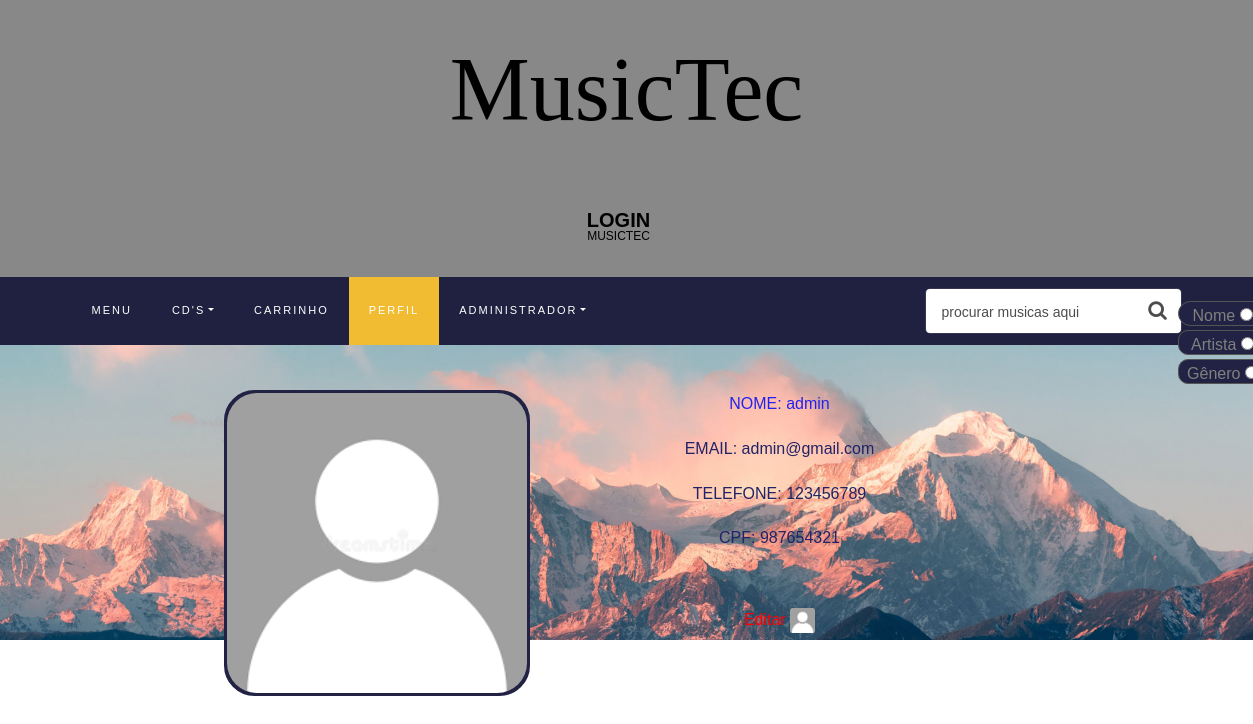
The app's page /perfil.php (signed in) with its own data.
### tables this page shows
CREATE TABLE `usuarios` (
  `id` int(11) NOT NULL,
  `nome` varchar(30) NOT NULL,
  `telefone` int(15) NOT NULL,
  `email` varchar(30) NOT NULL,
  `cpf` int(11) NOT NULL,
  `imagem` varchar(250) NOT NULL,
  `senha` varchar(20) NOT NULL,
  `admin` varchar(11) NOT NULL
);

### perfil.php (the view, shortened to what this page needs)
<?php
include('protect.php');
include_once('conexao.php');
$id =  $_SESSION['id'];
$admin =  $_SESSION['admin'];
$sql = "SELECT * FROM usuarios where id = $id";
        $result = mysqli_query($conexao , $sql);
        while($row = mysqli_fetch_assoc($result)) {
          $id = $row['id'];
        }
?>
<!doctype html>
<html lang="pt-br">
  <head>
	<link rel="stylesheet" href="https://stackpath.bootstrapcdn.com/font-awesome/4.7.0/css/font-awesome.min.css">
	<link rel="stylesheet" href="SUPER/style.css">
	</head>
  <body style="background-color:#fff">
    <div style="background-color:#888; height:340px">
	<section class="ftco-section">
		<div style="align:center">
			<div style="align:center">
        <h1 style="margin-top: -90px; font-family:italic; font-size: 90px;">MusicTec</h1>
			</div>
		</div>
		<div class="container">
			<div class="row justify-content-between">
				<div class="col">
					<a class="navbar-brand" href="index.php">login <span>MusicTec</span></a>
				</div>
			</div>
      </div>
		<nav class="navbar navbar-expand-lg navbar-dark ftco_navbar bg-dark ftco-navbar-light" id="ftco-navbar">
	    <div class="container">
				<form action="pesquisa.php" class="searchform order-lg-last">
          <div class="form-group d-flex">
            <input type="text" class="form-control pl-3" name="pesquisa" placeholder="procurar musicas aqui">
            <button type="submit" placeholder="" class="form-control search"><span class="fa fa-search"></span></button>
          </div>
          <div style='position:absolute;margin-left:250px;margin-top:-52px'>
          <div style="width:90px;height:25px;background-color:#222244;border-radius:20px;border:1px solid #555;float: left;margin:2px">
          <label>Nome </label>
            <input type="radio" name="nome" value="nome">
          </div>
          <div style="width:90px;height:25px;background-color:#222244;border-radius:10px;border:1px solid #555;float: left;margin:2px">
            <label>Artista </label>
            <input type="radio" name="nome" value="artista">
          </div>
          <div style="width:90px;height:25px;background-color:#222244;border-radius:10px;border:1px solid #555;float: left;margin:2px">
            <label>Gênero</label>
            <input type="radio" name="nome" value="genero">
          </div></div>
        </form>
	      <div class="collapse navbar-collapse" id="ftco-nav">
	        <ul class="navbar-nav mr-auto">
          <li class="nav-item"><a href="menu.php" class="nav-link">Menu</a></li>
          <li class="nav-item dropdown">
              <a class="nav-link dropdown-toggle" href="#" id="dropdown04" data-toggle="dropdown" aria-haspopup="true" aria-expanded="false">cd's</a>
            </li>
              <li class="nav-item"><a href="carrinho.php?id=<?php echo $id?>" class="nav-link">Carrinho</a></li>
	        	<li class="nav-item active"><a href="#" class="nav-link">Perfil</a></li>
<?php
if($admin == "admin"){
  echo"<li class='nav-item dropdown'>";
echo"<a class='nav-link dropdown-toggle' href='#' id='dropdown04' data-toggle='dropdown' aria-haspopup='true' aria-expanded='false'>Administrador</a>";
echo"</li>";
}
?>
	        </ul>
	      </div>
	    </div>
</div>
<?php
$sql = "SELECT * FROM usuarios  where id=$id";
$resultado = mysqli_query($conexao,$sql);
while($row = mysqli_fetch_assoc($resultado)) {
   $nome = $row['nome'];
   $email = $row['email'];
   $telefone = $row['telefone'];
   $cpf = $row['cpf'];
   $img = $row['imagem'];
}
?>
  <div class="img js-fullheight" style="background-image: url(images/bg.jpg);height:300px;">
<div style="display: flex; flex-direction: row; flex-wrap: wrap; align-items: center; align-content: center;position:relative;margin-left:auto;margin-right:auto">
<div style="margin: 10px 10px;margin-left:auto;margin-right:auto; float: left; color:#eff;;margin-top:40px">
<div style="border-radius:10%;border: 3px solid;margin: 10px 10px; float: left; color:#222244; align:center; background-color:#222244">
  <img class="perfil" src="<?php echo $img?>" border-radius:5% width="300px" height="300px" alt="IMG">
  </div>
  <div style="border-radius:5%;width:500px;margin: 10px 10px;margin-left: -10px; float: left; align:center">
  <p style="color:#2222ee; align:center">NOME: <?php echo $nome?></p>
  <p style="color:#222266">EMAIL: <?php echo $email?></p>
  <p style="color:#222266">TELEFONE: <?php echo $telefone?></p>
  <p style="color:#222266">CPF: <?php echo $cpf?></p>
  <br>
  <a href="editar_cliente.php?id=<?php echo $id?>" style="color:#ff0000" class="nav-link">Editar
  <img class="perfil" src="<?php echo $img?>" width="25px" height="25px" alt="IMG">
</a>
  </div>
</div>
</div>
	<link rel="stylesheet" href="https://stackpath.bootstrapcdn.com/font-awesome/4.7.0/css/font-awesome.min.css">
	<link rel="stylesheet" href="SUPER/style.css">
	</head>
	<body>
		</div>
	</body>
</html

### perfil.php (style rules this page uses)
.perfil { border-radius:10%; }
div { text-align: center; }
h1 { text-align: center; }

### records on screen
usuarios: imagem (picture), nome "admin", email "admin@gmail.com", telefone "123456789", cpf "987654321"
